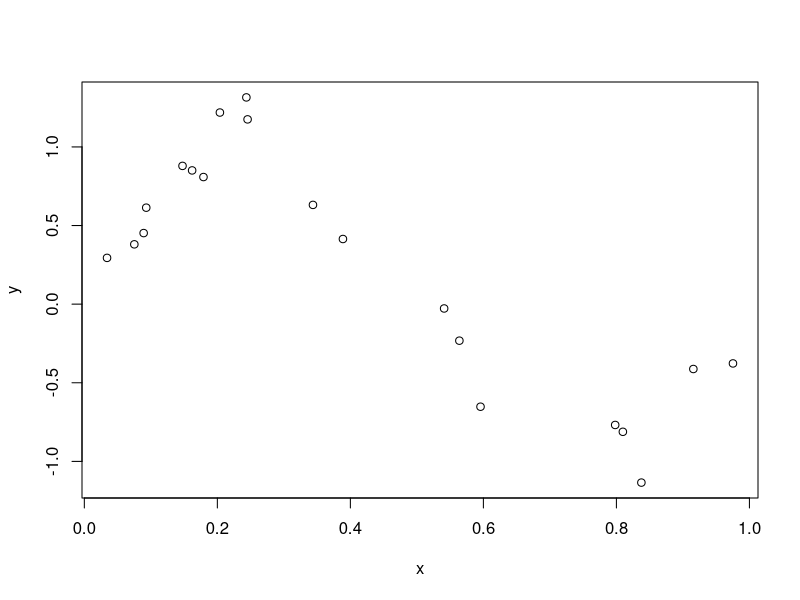

Here is the R script that generated this plot: (Note: this script raises an error after producing the figure.)
# EI with high noise. Gives too much improvement.
d <- 1
n <- 20
# x <- runif(n)
x <- seq(0,1,l=n)
x <- c(runif(n/2,0,.3), runif(5,.3,.7), runif(n/2-5,.7,1))
y <- sin(2*pi*x) + rnorm(length(x), 0, .2)
plot(x, y)
# gp1 <- GauPro_kernel_model$new(y ~ x)
gp1 <- GauPro_kernel_model$new(x, y, kernel='m52')
gp1$cool1Dplot()
gp1$plot1D()
curve(gp1$pred(x, se.fit = T)$se, ylim=c(0,.3))
curve(gp1$pred(x, se.fit = T, mean_dist = T)$se, add=T, col=2)
# EI is way too big
gp1$maxEI(minimize = T)
curve(sapply(x, function(x)gp1$EI(x, minimize = T)))


# What should it be?
# If you add the point.
# Sample over dist.
# Add that sample to the model.
# Find new mean prediction at that point.
# KG runs optimization after that.


EI2 <- function(self, x, minimize=FALSE) {
  self <- gp1
  predX <- self$pred(self$X)

  x <- .35
  X <- self$X
  Z <- self$Z
  u <- x
  a <- x

  mu_a <- self$trend$Z(a)
  mu_X <- c(self$trend$Z(X))
  KX <- self$K
  KXinv <- self$Kinv
  KuX <- matrix(self$kernel$k(u, X), nrow=1)
  KXu <- t(KuX)
  KaX <- self$kernel$k(a, X)
  KXa <- t(KaX)
  Kau <- self$kernel$k(a, u)
  Ka <- self$kernel$k(a)
  Ku <- self$kernel$k(u) + self$s2_hat*self$nug
  Ma <- c(KaX, Kau)
  Mcinv <- rbind(cbind(KX, KXu),
                 cbind(KuX, Ku))
  Mc <- solve(Mcinv)
  KugivenX <- Ku - KuX %*% KXinv %*% KXu

  self$pred(a, se=T, mean_dist = T)

  mu_m <- c(mu_a + Ma %*% Mc %*% rbind(Z-mu_X, c(KuX%*%KXinv%*%(Z-mu_X))))
  mu_m

  cov_m <- matrix(Ma, nrow=1) %*% Mc %*%
    rbind(cbind(matrix(0, ncol=ncol(KX)+1, nrow=nrow(KX))),
          cbind(matrix(0, ncol=ncol(KX),   nrow=1),
                KugivenX)) %*%
    Mc %*% matrix(Ma, ncol=1)
  cov_m
  # This is right! Matches simulation below.


  # Sample to estimate dist
  ns <- 1e3
  ms <- rep(0, ns)
  for (i in 1:ns) {
    gpi <- self$clone(deep=T)
    zi <- gpi$sample(u)
    gpi$update(Xnew=u, Znew=zi, no_update = T)
    ms[i] <- gpi$pred(u)
  }
  summary(ms)
  var(ms)
  hist(ms, freq=F)
  curve(dnorm(x, mu_m, sqrt(c(cov_m))), add=T, col=2)
}




CorrectedEI <- function(self, x, minimize=FALSE, eps=0,
                        return_grad=F, f=NULL) {
  stopifnot(length(minimize)==1, is.logical(minimize))
  stopifnot(length(eps)==1, is.numeric(eps), eps >= 0)
  if (is.matrix(x)) {
    stopifnot(ncol(x) == ncol(self$X))
  } else if (is.vector(x)) {
    stopifnot(length(x) == ncol(self$X))
  } else if (is.data.frame(x) && !is.null(self$formula)) {
    # Fine here, will get converted in predict
  } else {
    stop(paste0("bad x in EI, class is: ", class(x)))
  }

  if (is.null(f)) {
    # Get preds at existing points, calculate best
    pred_X <- self$predict(self$X, se.fit = F)
    if (minimize) {
      # u_X <- -pred_X$mean - pred_X$se
      star_star_index <- which.min(pred_X)
    } else {
      # warning("AugEI must minimize for now")
      # u_X <- +pred_X$mean + pred_X$se
      star_star_index <- which.max(u_X)
    }

    f <- pred_X[star_star_index]

  }
  stopifnot(is.numeric(f), length(f) == 1)



  # predx <- self$pred(x, se=T)
  # y <- predx$mean
  # s <- predx$se
  # s2 <- predx$s2

  minmult <- if (minimize) {1} else {-1}

  u <- x
  X <- self$X
  mu_u <- self$trend$Z(u)
  Ku.X <- self$kernel$k(u, X)
  mu_X <- self$trend$Z(X)
  Ka <- self$kernel$k(u)
  Ku <- Ka + self$nug * self$s2_hat
  Ku_given_X <- Ku - Ku.X %*% self$Kinv %*% t(Ku.X)

  y <- mu_u + Ku.X %*% self$Kinv %*% (self$Z - mu_X)
  s2 <- (Ku_given_X - self$nug*self$s2_hat) ^ 2 / (Ku_given_X)
  if (ncol(s2) > 1.5) {s2 <- diag(s2)}
  s <- sqrt(s2)


  z <- (f - y) / s * minmult
  EI <- (f - y) * minmult * pnorm(z) + s * dnorm(z)
  plot(x, EI)
  cbind(x, y, s, z, EI=EI, EIt=(f - y) * minmult * pt(z,3) + s * dt(z, 3))


  # # Calculate "augmented" term
  # sigma_eps <- self$nug * self$s2_hat
  # sigma_eps2 <- sigma_eps^2
  # Aug <- 1 - sigma_eps / sqrt(s2 + sigma_eps2)
  # AugEI <- Aug * EI

  if (F && return_grad) {
    # x <- .8
    ds2_dx <- self$gradpredvar(x) # GOOD
    ds_dx <- .5/s * ds2_dx # GOOD
    # z <- (f - y) / s
    dy_dx <- self$grad(x) # GOOD
    dz_dx <- -dy_dx / s + (f - y) * (-1/s2) * ds_dx # GOOD
    dz_dx <- dz_dx * minmult
    ddnormz_dz <- -dnorm(z) * z # GOOD
    daug_dx = .5*sigma_eps / (s2 + sigma_eps2)^1.5 * ds2_dx # GOOD
    dEI_dx = minmult * (-dy_dx*pnorm(z) + (f-y)*dnorm(z)*dz_dx) +
      ds_dx*dnorm(z) + s*ddnormz_dz*dz_dx #GOOD
    # numDeriv::grad(function(x) {pr <- self$pred(x,se=T);( EI(pr$mean,pr$se))}, x)
    dAugEI_dx = EI * daug_dx + dEI_dx * Aug
    # numDeriv::grad(function(x) {pr <- self$pred(x,se=T);( EI(pr$mean,pr$se)*augterm(pr$s2))}, x)
    return(list(
      AugEI=AugEI,
      grad=dAugEI_dx
    ))
  }
  CorEI
}
